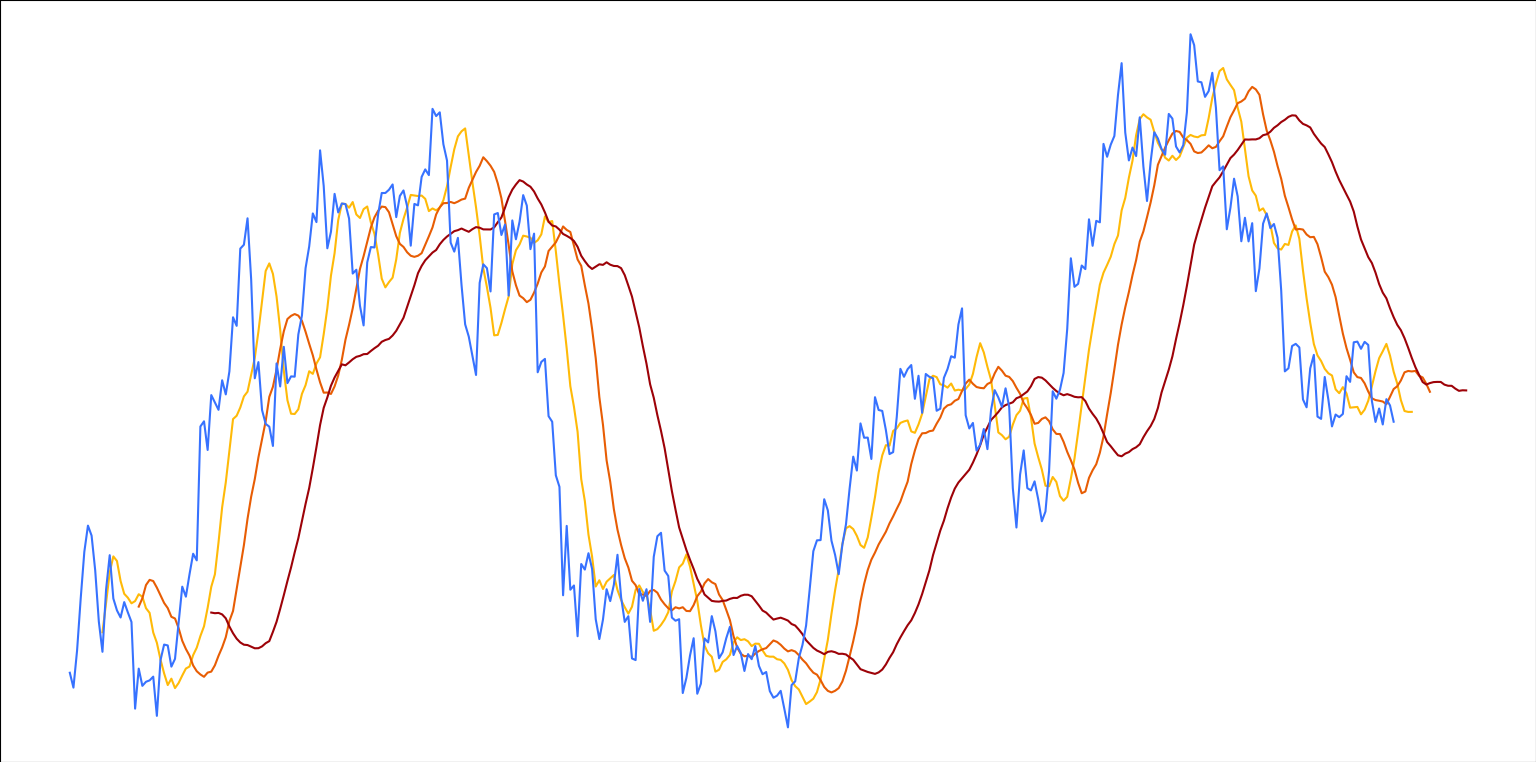

Reproduce this figure in Python.
import MA as ma
import matplotlib.pyplot as plt

data = yf.download('BTC-USD', '2021-1-4', '2022-1-4').to_dict()

OPENS = [data['Open'][o] for o in data['Open']]
CLOSES = [data['Close'][i] for i in data['Close']]
HIGHS = [data['High'][o] for o in data['High']]
LOWS = [data['Low'][o] for o in data['Low']]


candles = [Candle(OPENS[i], HIGHS[i], LOWS[i], CLOSES[i]) for i in range(len(LOWS))]

MA5 = ma.MA(candles, period=5, offset=5)
MA10 = ma.MA(candles, period=10, offset=10)
MA20 = ma.MA(candles, period=20, offset=20)

closes = [candle.c for candle in candles]

plt.plot(MA5, color='#ffba08')
plt.plot(MA10, color='#e85d04')
plt.plot(MA20, color='#9d0208')

plt.plot(closes, color='#3772FF')

plt.show()
